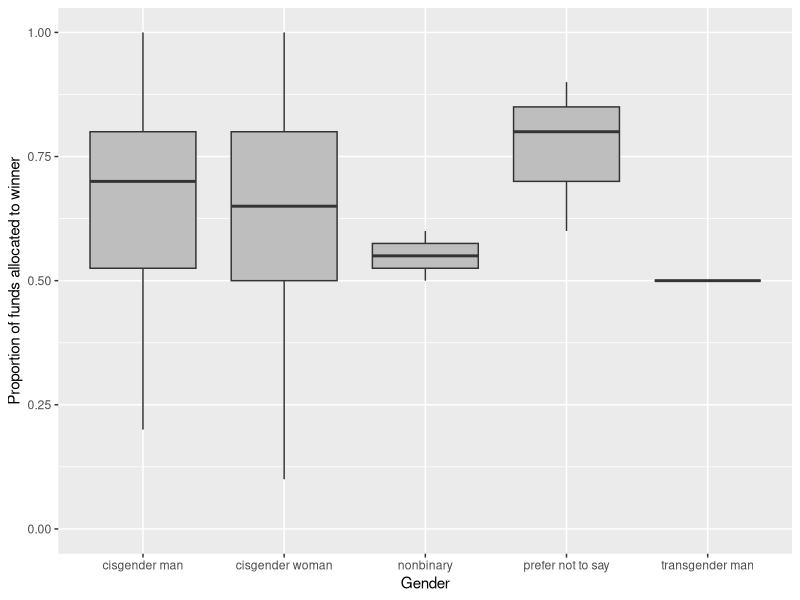
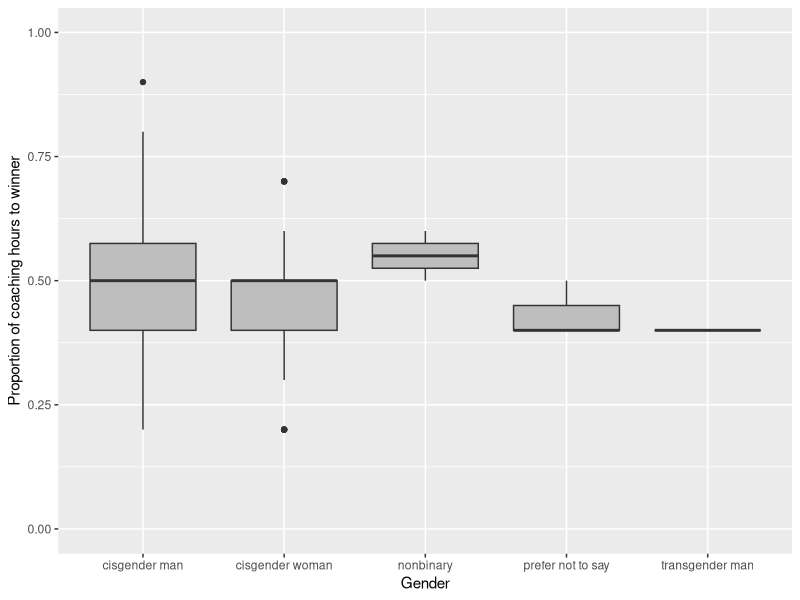
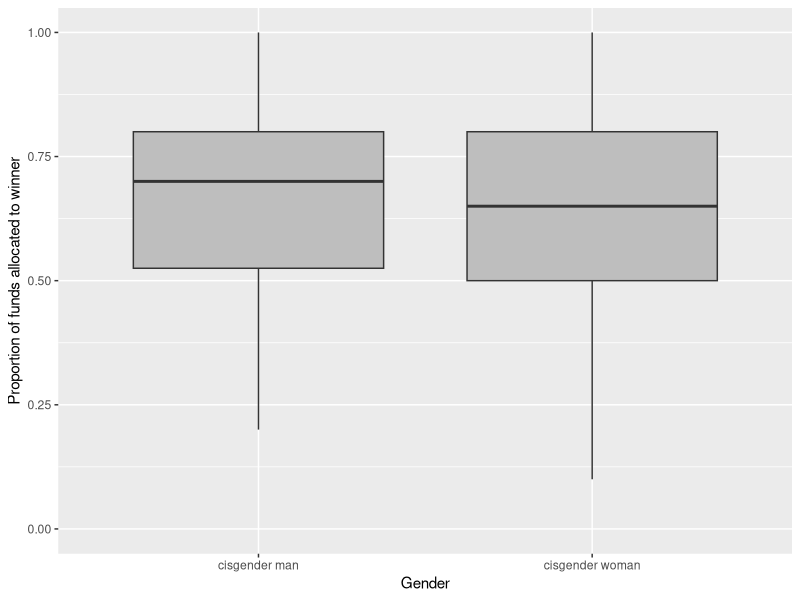
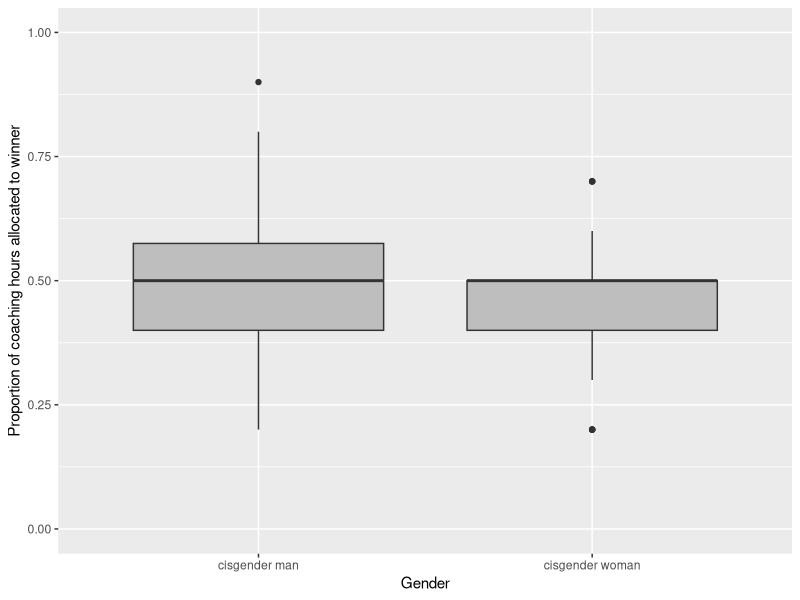

Source code (R) for these figures, in order: (Note: this script raises an error after producing the figures.)
# Noah Smith QMEE HW3

library(tidyverse)
WLdata <- read_csv("WL_soc_clean.csv")
summary(WLdata)

# need to change the relevant characters and numeric variables to factors.


WLdata <- (WLdata
  %>% mutate(across(where(is.character), as.factor))
  %>% mutate(across(participant.ID, as.factor))
)

summary(WLdata)

#View(WLdata)

# the first thing I'd like to do is create boxplots on how gender affects proportion of 
# money and coaching hours allocated to the winner and loser

money.gender.boxplot <- (ggplot(WLdata, aes(x = participant.gender, y= prop.money.to.winner)) + 
  geom_boxplot(fill="gray") + 
  labs(x="Gender", y = "Proportion of funds allocated to winner") + 
  ylim(0,1)
)

print(money.gender.boxplot)

coaching.gender.boxplot <- (ggplot(WLdata, aes(x = participant.gender, y= prop.coach.to.winner)) + 
  geom_boxplot(fill="gray") + 
  labs(x="Gender", y = "Proportion of coaching hours to winner") + 
  ylim(0,1)
)

print(coaching.gender.boxplot)

# The lack of power for the non-cisgender individuals makes these boxplots fairly 
# uninformative, so I'm not sure having them is necessary. So, I'm going to create 
# a dataframe without those categories and plot those instead. Ideally, I would have a
# larger sample of non-cis identity individuals.


WLdata_cis <- (WLdata
    %>% filter(grepl("cisgender", participant.gender))
)

# ^ thank you Ben for showing me that code. Way easier than using base R.

summary(WLdata_cis)

# now I can create the same boxplots with only the cisgender individuals.

money.cisgender.boxplot <- (ggplot(WLdata_cis, aes(x = participant.gender, y= prop.money.to.winner)) + 
  geom_boxplot(fill="gray") + 
  labs(x="Gender", y = "Proportion of funds allocated to winner") + 
  ylim(0,1)
)

print(money.cisgender.boxplot)

coaching.cisgender.boxplot <- (ggplot(WLdata_cis, aes(x = participant.gender, y= prop.coach.to.winner)) + 
  geom_boxplot(fill="gray") + 
  labs(x="Gender", y = "Proportion of coaching hours allocated to winner") +
  ylim(0,1)
)

print(coaching.cisgender.boxplot)

# Although this is a good start, it is a) very similar to what I did in "HW2b.R" last week, and b) it 
# excludes an important predictor--"competitive context"--from being visualized. 
# The competitive context refers to the whether participants read a scenario about a spelling bee
# (academic context) or a soccer match (athletic context). 

context.money.boxplot <- (ggplot(WLdata_cis, aes(x = comp.context, y = prop.money.to.winner)) +
  geom_boxplot(fill = "lightblue") +
  labs(x = "Competitive context", y = "Proportion of funds allocated to winner") +
  ylim(0,1)
)

print(comp.money.boxplot)

context.coaching.boxplot <- (ggplot(WLdata_cis, aes(x = comp.context, y = prop.coach.to.winner)) +
  geom_boxplot(fill = "lightblue") +
  labs(x = "Competitive context", y = "Proportion of coaching hours allocated to winner") +
  ylim(0,1)
)

print(comp.coaching.boxplot)

# Although it's useful to have these various plots, it would be more intuitive/in line with the Cleveland hierarchy 
# if we can fit the four plots on one scale, as it would make it easier to compare how gender, competitive context, and the 
# allocation of money or coaching hours to the winner interact with one another. Increasing the number of boxplots in a single 
# figure would also allow us to go from four figures to two figures, but more importantly makes the data more understandable because
# of its proximity to one another.

money.cont.cis.boxplot <- (ggplot( WLdata_cis, aes(x = comp.context, y = prop.money.to.winner, fill = participant.gender)) +
  geom_boxplot() +
  labs(x="Competitive context", y = "Proportion of funds allocated to winner", fill = "Gender") +
  scale_fill_manual(values = c("blue","red"), labels = c("cis men", "cis women")) + 
  theme_linedraw()
)

print(money.cont.cis.boxplot)

coaching.cont.cis.boxplot <- (ggplot( WLdata_cis, aes(x = comp.context, y = prop.coach.to.winner, fill = participant.gender)) +
                             geom_boxplot() +
                             labs(x="Competitive context", y = "Proportion of coaching hours allocated to winner", fill = "Gender") +
                             scale_fill_manual(values = c("blue","red"), labels = c("cis men", "cis women")) + 
                             theme_linedraw()
)

print(coaching.cont.cis.boxplot)
